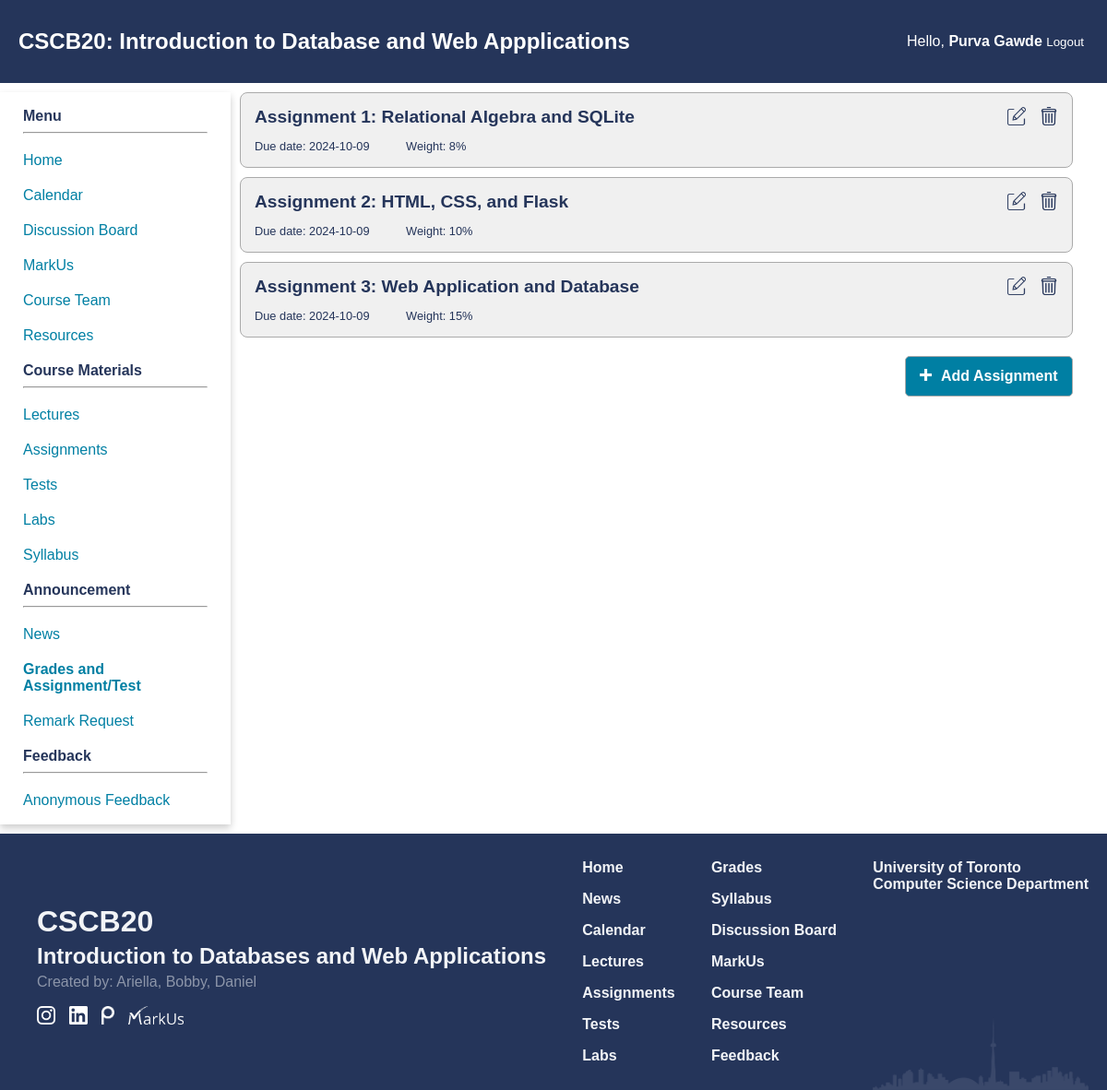
The app's page /grades (signed in), older data.
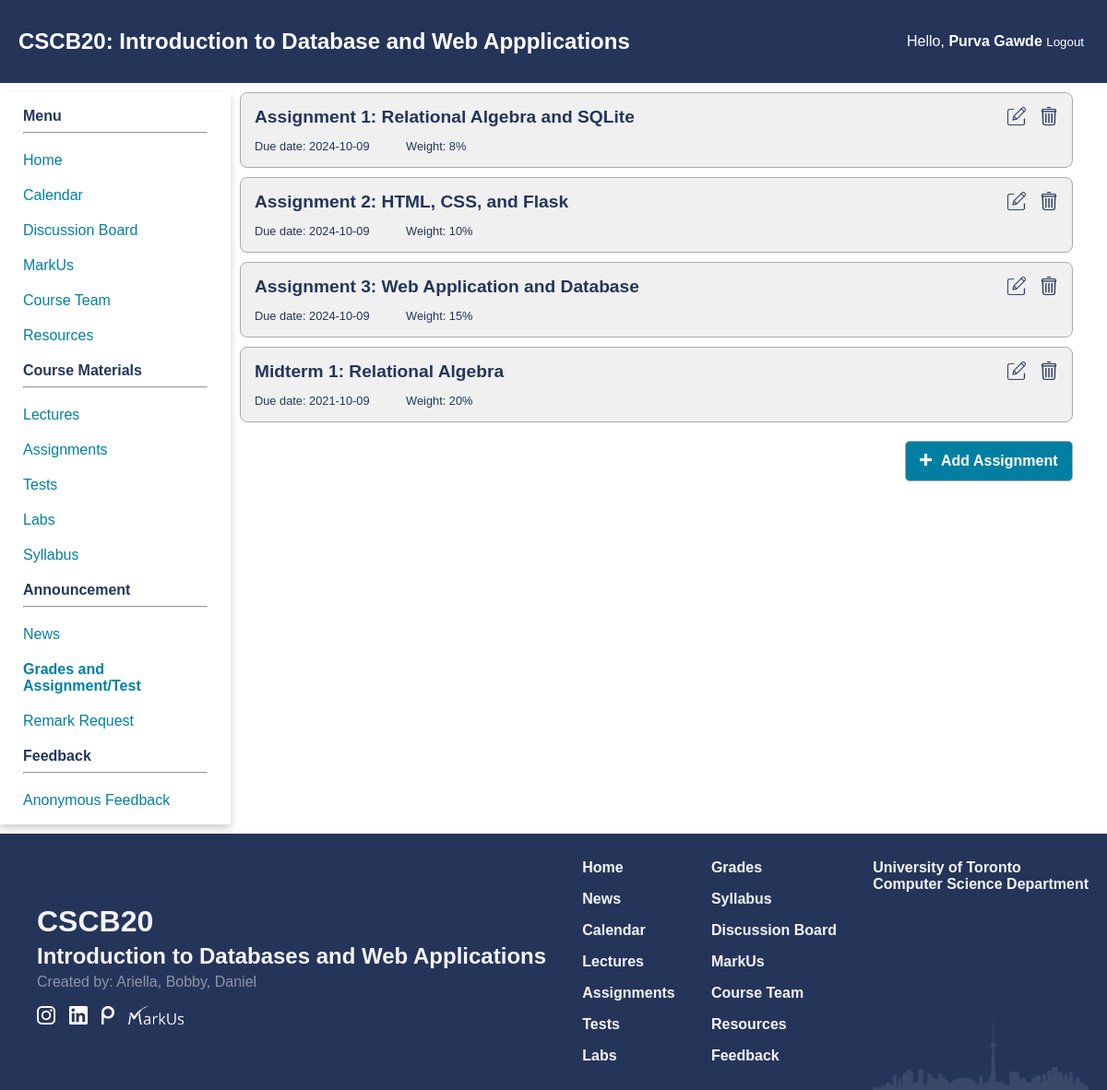
The same page, newer data.
### app.py (models this page shows)
class Test(db.Model):
    id = db.Column(db.Integer, primary_key = True, nullable = True)
    name = db.Column(db.String(250), nullable = False)
    desc = db.Column(db.Text)
    weight = db.Column(db.Integer, nullable = False)
    type = db.Column(db.String(50), nullable = False)
    due_date = db.Column(db.Date)
    grades = db.relationship("Grades", backref = 'test', lazy = True)

### app.py (the view, shortened to what this page needs)
@app.route('/grades')
def view():
    lst_tests = Test.query.all()
    lst_grades = None
    if(isInstructor(session)):
        students = Student.query.order_by(Student.name.asc()).all()
        return render_template("modify_assignment.html", lst_tests = lst_tests, grades = True, lst_grades = lst_grades)

### app.py (called while the page is built)
def isInstructor(identity):
    if "auth" in identity and identity["auth"] == 'Instructor':
        return True
    return False

### templates/modify_assignment.html (shortened to what this page needs)
{% extends 'home_template.html' %}
{% block extra_css %}
<link href="{{ url_for('static', filename='css/modify_grades.css') }}" rel="stylesheet" type="text/css">
{% endblock %}
{% block content %}
<main class="modify-grades-content">
    {% for test in lst_tests %}
    <div class="assignment-item">
        <div class="assignment assignment-title"><a href="/grades/{{ test.id }}">{{test.name}}</a></div>
        <div class="header-section">
            <span class="assignment due-date">Due date: {{ test.due_date }}</span>
            <span class="assignment assignment-weight">Weight: {{ test.weight }}%</span>
        </div>
        <div class="action-buttons">
            <a href="/grades/{{ test.id }}/edit"><img class="edit-button" src="{{url_for('static', filename='images/edit.png')}}"></a>
            <a class = "del-a" href="/grades/{{ test.id }}/delete"><img class="del-button" src="{{url_for('static', filename='images/trash.png')}}"></a>
        </div>
    </div>
    {% endfor %}
    <div class="add-button-container"><a href="/grades/add"><button class="add-button"><img src="{{url_for('static', filename='images/plus-white.png')}}" height="13px;" alt="add">Add Assignment</button></a></div>
</main>
{% endblock %}

Row changes from the older to the newer data that the page shows:
added Test: name "Midterm 1: Relational Algebra", due_date "2021-10-09", weight "20"
